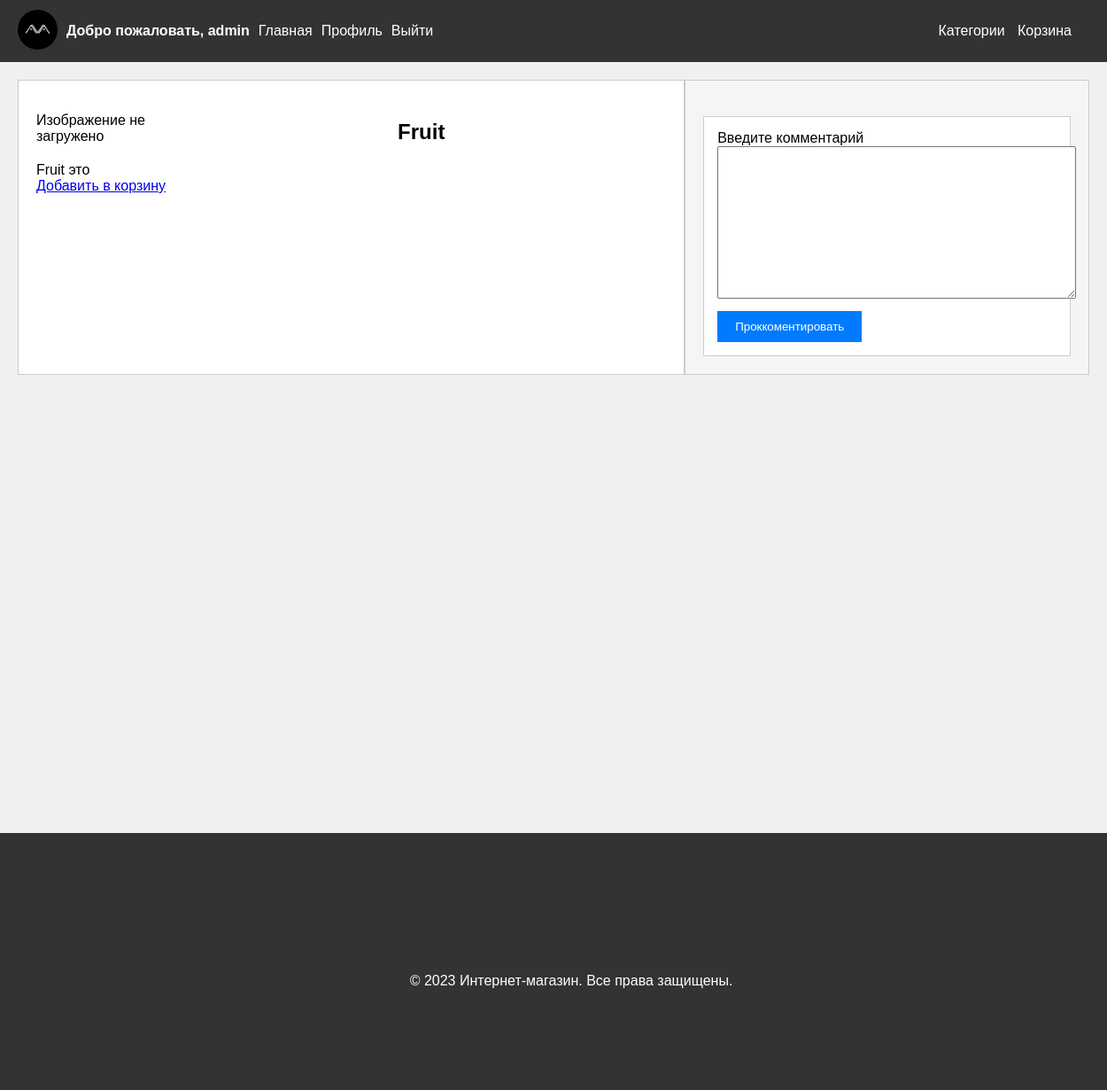
The page /products/info_about_product/5 (signed in) on the database its author committed.
### users/models.py (models this page shows)
class User(AbstractUser):
    date_of_birth = models.DateField(null=True, blank=True)
    number_of_phone = models.CharField(max_length=20, blank=True, null=True)
    avatar = models.ImageField(upload_to='images/users/avatar/', blank=True, null=True, default='images/users/avatar/defolt/defolt_avatar.png')
    class Meta:
        verbose_name = "Пользователь"
        verbose_name_plural = "Пользователи"

### products/models.py (models this page shows, shortened)
class Product(models.Model):
    foreign_key = models.ForeignKey(to=CatgoryProduct, on_delete=models.CASCADE)
    name = models.CharField(max_length=200)
    description = models.TextField()
    price = models.DecimalField(max_digits=10, decimal_places=2, default=0.00)
    image = models.ImageField(upload_to='images/products/product_pictures', null=True, blank=True)
    date_added = models.DateTimeField(auto_now_add=True)
    update_date_time = models.DateTimeField(auto_now=True)

### products/views.py (the view)
# urls.py: path('info_about_product/<int:product_id>', info_about_product, name='info_about_product'),
def info_about_product(request, product_id):
    product = Product.objects.get(id=product_id)
    comments = Comments.objects.filter(product=product)
    if request.method == 'POST':
        form = CommentForm(request.POST)
        if form.is_valid():
            new_comment = form.save(commit=False)
            new_comment.user = request.user
            new_comment.product = product
            new_comment.save()
            return redirect(request.META.get('HTTP_REFERER'))
    else:
        form = CommentForm()
    context = {'product': product,
               'form': form,
               'comments': comments,
               'title_page': product.name}
    return render(request, 'info_about_product.html', context)

### products/forms.py
class CommentForm(forms.ModelForm):
    comment_id = forms.IntegerField(widget=forms.HiddenInput(), required=False)
    class Meta:
        model = Comments
        fields = ('comment',)

### products/templates/info_about_product.html (shortened to what this page needs)
{% extends 'base.html' %}
{% load static %}
{% block css %}
    <link rel="stylesheet" type="text/css" href="{% static 'products/css/info_about_product.css' %}">
{% endblock %}
{% block content %}
    <div class="main_block">
        <div class="info_about_product_block">
            <div class="image_and_name">
                <div class="product_pictures">
                    {% if product.image %}
                        <img style="width: 300px;" src="{{ product.image.url }}" alt="Изображение отсутствует">
                    {% else %}
                        <p>Изображение не загружено</p>
                    {% endif %}
                </div>
                <div class="product_name_block">
                    <h3 class="product_name_block">{{ product.name }}</h3>
                </div>
            </div>
            <div class="product_description_block">
                {{ product.description }}
            </div>
            <a href="{% url 'products:add_to_basket' product.id%}">Добавить в корзину</a>
        </div>
        <div class="comments_block">
            <div class="form_of_cooment_block">
                <form method="post">
                    {% if user.is_authenticated %}
                        <label>Введите комментарий</label>
                        <div class="text_field_input_comment">
                            {{ form.comment }}
                        </div>
                        <button class="btn_comment" type="submit">Проккоментировать</button>
                    {% else %}
                        <p>Только авторизированные пользователи могут оставлять комментарии</p>
                    {% endif %}
                </form>
            </div>
        </div>
    </div>
{% endblock %}

### products/templates/base.html (shortened to what this page needs)
{% load static %}
<!DOCTYPE html>
<html lang="en">
<head>
    <link rel="stylesheet" type="text/css" href="{% static 'products/css/base.css' %}">
    {% block css %}
    {% endblock %}
</head>
<body class="body_class">
    <div class="navigation_block">
        <div class="user_block">
            {% if user.is_authenticated %}
                {% if user.avatar.url %}
                    <a class="user_item_menu" href="{% url 'index' %}"> <img style="width:45px; height:45px; border-radius: 50px;"  src="{{ user.avatar.url }}"></a>
                {% else %}
                    <a class="user_item_menu" href="{% url 'index' %}"> <img style="width:45px; height:45px; border-radius: 50px;"  src="{% static 'products/image/defolt/defolt_avatar.png' %}"></a>
                {% endif %}
                <p class="hello_block">Добро пожаловать, {{ user.username }}</p>
                <a class="user_item_menu" href="{% url 'index' %}">Главная</a>
                <a class="user_item_menu" href="{% url 'users:profile' %}">Профиль</a>
                <a class="user_item_menu" href="{% url 'users:logout' %}">Выйти</a>
            {% else %}
                <a class="user_item_menu" href="{% url 'index' %}">Главная</a>
                <a class="user_item_menu" href="{% url 'users:sign_in' %}">Войти</a>
                <a class="user_item_menu" href="{% url 'users:sign_up' %}">Регистрация</a>
            {% endif %}
        </div>
        <div class="product_items_menu_block">
            <a class="product_item_menu" href="{% url 'products:product_categories' category_id=1 %}">Категории</a>
            {% if user.is_authenticated %}
                <a class="product_item_menu" href="{% url 'products:basket' %}">Корзина</a>
            {% endif %}
        </div>
    </div>
    <div class="content">
        {% block content %}
        {% endblock %}
    </div>
    <div class="footer">
        <div class="block_with_text">
            <p>&copy; 2023 Интернет-магазин. Все права защищены.</p>
        </div>
    </div>
</body>
</html>

### products/static/products/css/base.css (style rules this page uses)
body { font-family: Arial, sans-serif; background-color: #f0f0f0; margin: 0; padding: 0; height: 100%; overflow-x: hidden; }
.navigation_block { background-color: #333; color: #fff; display: flex; justify-content: space-between; align-items: center; padding: 10px 20px; }
.user_block { display: flex; align-items: center; }
.user_item_menu { color: #fff; text-decoration: none; margin-right: 10px; }
.product_items_menu_block { padding: 10px; }
.product_item_menu { color: #fff; text-decoration: none; margin-right: 10px; }
.content { height: 100vh; }
.hello_block { font-weight: bold; margin-right: 10px; }
.footer { width: 100%; height: 250px; position: relative; bottom: 0; left: 0; padding: 20px; color: white; margin-top: 50px; background-color: #333; }
.block_with_text { padding-top: 122px; text-align: center; margin-bottom: 0px; }

### products/static/products/css/info_about_product.css (style rules this page uses)
.main_block { display: flex; justify-content: space-between; margin: 20px; }
.info_about_product_block { display: flex; flex-direction: column; width: 60%; padding: 20px; border: 1px solid #ccc; background-color: #fff; }
.image_and_name { display: flex; flex-direction: row; }
.product_name_block { display: flex; width: 100%; font-size: 24px; font-weight: bold; margin-bottom: 10px; }
.product_name_block { justify-content: center; }
.product_description_block { font-size: 16px; }
.comments_block { width: 35%; padding: 20px; border: 1px solid #ccc; background-color: #f5f5f5; }
.form_of_cooment_block { background-color: #fff; padding: 15px; border: 1px solid #ccc; }
.text_field_input_comment textarea { width: 100%; padding: 10px; margin-bottom: 10px; }
.btn_comment { background-color: #007bff; color: #fff; border: none; padding: 10px 20px; cursor: pointer; transition: background-color 0.3s; }

### rows shown on the page
User: avatar (picture), username "admin"
Product: name "Fruit", description "Fruit это"
